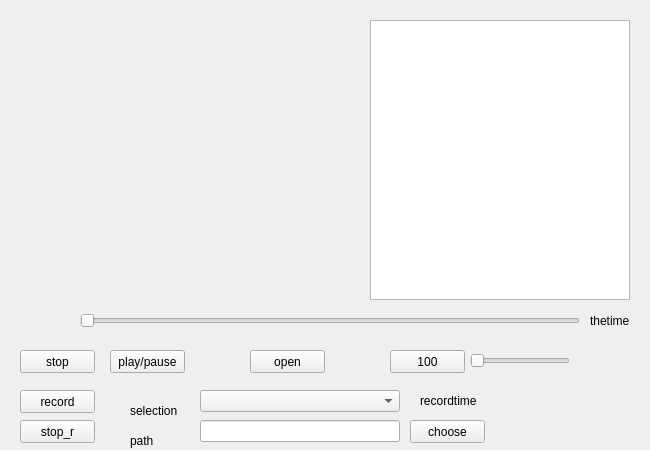
<?xml version="1.0" encoding="UTF-8"?>
<ui version="4.0">
 <class>MainWindow</class>
 <widget class="QMainWindow" name="MainWindow">
  <property name="geometry">
   <rect>
    <x>0</x>
    <y>0</y>
    <width>650</width>
    <height>450</height>
   </rect>
  </property>
  <property name="minimumSize">
   <size>
    <width>650</width>
    <height>450</height>
   </size>
  </property>
  <property name="acceptDrops">
   <bool>true</bool>
  </property>
  <property name="windowTitle">
   <string>MainWindow</string>
  </property>
  <widget class="QWidget" name="centralWidget">
   <widget class="QSlider" name="horizontalSlider_process">
    <property name="geometry">
     <rect>
      <x>80</x>
      <y>310</y>
      <width>500</width>
      <height>22</height>
     </rect>
    </property>
    <property name="orientation">
     <enum>Qt::Horizontal</enum>
    </property>
   </widget>
   <widget class="QPushButton" name="pushButton_pp">
    <property name="geometry">
     <rect>
      <x>110</x>
      <y>350</y>
      <width>75</width>
      <height>23</height>
     </rect>
    </property>
    <property name="text">
     <string>play/pause</string>
    </property>
   </widget>
   <widget class="QPushButton" name="pushButton_stop">
    <property name="geometry">
     <rect>
      <x>20</x>
      <y>350</y>
      <width>75</width>
      <height>23</height>
     </rect>
    </property>
    <property name="text">
     <string>stop</string>
    </property>
   </widget>
   <widget class="QPushButton" name="pushButton_record">
    <property name="geometry">
     <rect>
      <x>20</x>
      <y>390</y>
      <width>75</width>
      <height>23</height>
     </rect>
    </property>
    <property name="text">
     <string>record</string>
    </property>
   </widget>
   <widget class="QSlider" name="horizontalSlider_volume">
    <property name="geometry">
     <rect>
      <x>470</x>
      <y>350</y>
      <width>100</width>
      <height>22</height>
     </rect>
    </property>
    <property name="minimumSize">
     <size>
      <width>100</width>
      <height>22</height>
     </size>
    </property>
    <property name="maximumSize">
     <size>
      <width>100</width>
      <height>22</height>
     </size>
    </property>
    <property name="orientation">
     <enum>Qt::Horizontal</enum>
    </property>
   </widget>
   <widget class="QPushButton" name="pushButton_volume">
    <property name="geometry">
     <rect>
      <x>390</x>
      <y>350</y>
      <width>75</width>
      <height>23</height>
     </rect>
    </property>
    <property name="text">
     <string>100</string>
    </property>
   </widget>
   <widget class="QPushButton" name="pushButton_open">
    <property name="geometry">
     <rect>
      <x>250</x>
      <y>350</y>
      <width>75</width>
      <height>23</height>
     </rect>
    </property>
    <property name="text">
     <string>open</string>
    </property>
   </widget>
   <widget class="QLabel" name="label_thetime">
    <property name="geometry">
     <rect>
      <x>590</x>
      <y>310</y>
      <width>54</width>
      <height>22</height>
     </rect>
    </property>
    <property name="text">
     <string>thetime</string>
    </property>
   </widget>
   <widget class="QListWidget" name="listWidget_media">
    <property name="geometry">
     <rect>
      <x>370</x>
      <y>20</y>
      <width>260</width>
      <height>280</height>
     </rect>
    </property>
    <property name="acceptDrops">
     <bool>true</bool>
    </property>
   </widget>
   <widget class="QPushButton" name="pushButton_stoprecording">
    <property name="geometry">
     <rect>
      <x>20</x>
      <y>420</y>
      <width>75</width>
      <height>23</height>
     </rect>
    </property>
    <property name="text">
     <string>stop_r</string>
    </property>
   </widget>
   <widget class="QComboBox" name="comboBox_record">
    <property name="geometry">
     <rect>
      <x>200</x>
      <y>390</y>
      <width>200</width>
      <height>22</height>
     </rect>
    </property>
    <property name="minimumSize">
     <size>
      <width>200</width>
      <height>22</height>
     </size>
    </property>
    <property name="maximumSize">
     <size>
      <width>200</width>
      <height>22</height>
     </size>
    </property>
   </widget>
   <widget class="QLineEdit" name="lineEdit_record">
    <property name="geometry">
     <rect>
      <x>200</x>
      <y>420</y>
      <width>200</width>
      <height>22</height>
     </rect>
    </property>
    <property name="minimumSize">
     <size>
      <width>200</width>
      <height>22</height>
     </size>
    </property>
    <property name="maximumSize">
     <size>
      <width>200</width>
      <height>22</height>
     </size>
    </property>
   </widget>
   <widget class="QLabel" name="label_selection">
    <property name="geometry">
     <rect>
      <x>130</x>
      <y>400</y>
      <width>54</width>
      <height>22</height>
     </rect>
    </property>
    <property name="minimumSize">
     <size>
      <width>54</width>
      <height>22</height>
     </size>
    </property>
    <property name="maximumSize">
     <size>
      <width>54</width>
      <height>22</height>
     </size>
    </property>
    <property name="text">
     <string>selection</string>
    </property>
   </widget>
   <widget class="QLabel" name="label_path">
    <property name="geometry">
     <rect>
      <x>130</x>
      <y>430</y>
      <width>54</width>
      <height>22</height>
     </rect>
    </property>
    <property name="minimumSize">
     <size>
      <width>54</width>
      <height>22</height>
     </size>
    </property>
    <property name="maximumSize">
     <size>
      <width>54</width>
      <height>22</height>
     </size>
    </property>
    <property name="text">
     <string>path</string>
    </property>
   </widget>
   <widget class="QPushButton" name="pushButton_choose">
    <property name="geometry">
     <rect>
      <x>410</x>
      <y>420</y>
      <width>75</width>
      <height>23</height>
     </rect>
    </property>
    <property name="text">
     <string>choose</string>
    </property>
   </widget>
   <widget class="QLabel" name="label_recordtime">
    <property name="geometry">
     <rect>
      <x>420</x>
      <y>390</y>
      <width>200</width>
      <height>22</height>
     </rect>
    </property>
    <property name="minimumSize">
     <size>
      <width>200</width>
      <height>22</height>
     </size>
    </property>
    <property name="maximumSize">
     <size>
      <width>200</width>
      <height>22</height>
     </size>
    </property>
    <property name="text">
     <string>recordtime</string>
    </property>
   </widget>
  </widget>
 </widget>
 <layoutdefault spacing="6" margin="11"/>
 <resources/>
 <connections/>
</ui>
